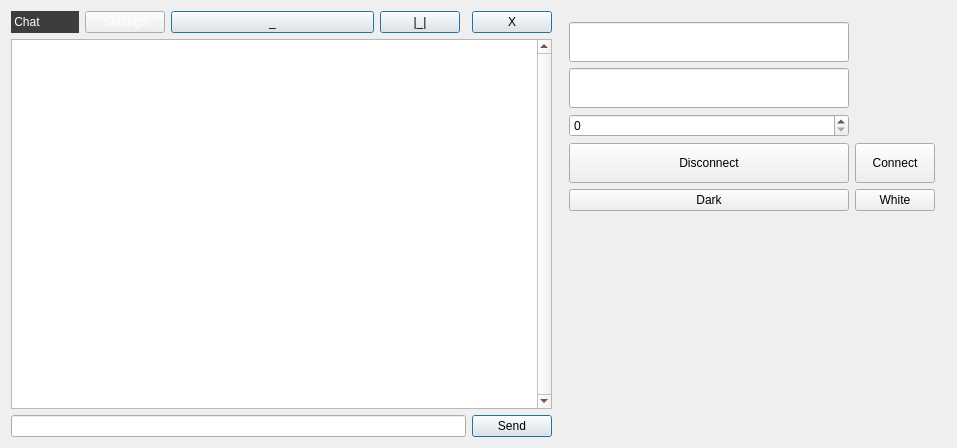
<?xml version="1.0" encoding="UTF-8"?>
<ui version="4.0">
 <class>MainWindow</class>
 <widget class="QMainWindow" name="MainWindow">
  <property name="geometry">
   <rect>
    <x>0</x>
    <y>0</y>
    <width>957</width>
    <height>448</height>
   </rect>
  </property>
  <property name="windowTitle">
   <string>MainWindow</string>
  </property>
  <widget class="QWidget" name="centralWidget">
   <layout class="QGridLayout" name="gridLayout" columnstretch="1,1,3,1,0,0,0">
    <item row="0" column="6" rowspan="3">
     <widget class="QWidget" name="pnlSettings" native="true">
      <layout class="QGridLayout" name="gridLayout_4">
       <item row="4" column="0">
        <widget class="QPushButton" name="Disconnect">
         <property name="minimumSize">
          <size>
           <width>0</width>
           <height>40</height>
          </size>
         </property>
         <property name="text">
          <string>Disconnect</string>
         </property>
        </widget>
       </item>
       <item row="5" column="0">
        <widget class="QPushButton" name="DarkDesign">
         <property name="text">
          <string>Dark</string>
         </property>
        </widget>
       </item>
       <item row="1" column="0">
        <widget class="QLineEdit" name="nameEdit">
         <property name="minimumSize">
          <size>
           <width>280</width>
           <height>40</height>
          </size>
         </property>
         <property name="maximumSize">
          <size>
           <width>16777215</width>
           <height>40</height>
          </size>
         </property>
        </widget>
       </item>
       <item row="2" column="0">
        <widget class="QLineEdit" name="hostEdit">
         <property name="minimumSize">
          <size>
           <width>280</width>
           <height>40</height>
          </size>
         </property>
        </widget>
       </item>
       <item row="4" column="1">
        <widget class="QPushButton" name="connect">
         <property name="minimumSize">
          <size>
           <width>0</width>
           <height>40</height>
          </size>
         </property>
         <property name="text">
          <string>Connect</string>
         </property>
        </widget>
       </item>
       <item row="5" column="1">
        <widget class="QPushButton" name="WhiteDesign">
         <property name="text">
          <string>White</string>
         </property>
        </widget>
       </item>
       <item row="3" column="0">
        <widget class="QSpinBox" name="spinPort"/>
       </item>
       <item row="6" column="0" colspan="2">
        <spacer name="verticalSpacer">
         <property name="orientation">
          <enum>Qt::Vertical</enum>
         </property>
         <property name="sizeHint" stdset="0">
          <size>
           <width>20</width>
           <height>40</height>
          </size>
         </property>
        </spacer>
       </item>
      </layout>
     </widget>
    </item>
    <item row="0" column="2">
     <widget class="QPushButton" name="btn_minimize">
      <property name="styleSheet">
       <string notr="true">font: 14pt &quot;MS Shell Dlg 2&quot;;</string>
      </property>
      <property name="text">
       <string>_</string>
      </property>
      <property name="autoDefault">
       <bool>true</bool>
      </property>
      <property name="default">
       <bool>true</bool>
      </property>
     </widget>
    </item>
    <item row="1" column="0" colspan="6">
     <widget class="QTextEdit" name="messageBoard">
      <property name="minimumSize">
       <size>
        <width>0</width>
        <height>0</height>
       </size>
      </property>
      <property name="maximumSize">
       <size>
        <width>16777215</width>
        <height>16777215</height>
       </size>
      </property>
      <property name="accessibleDescription">
       <string/>
      </property>
      <property name="verticalScrollBarPolicy">
       <enum>Qt::ScrollBarAlwaysOn</enum>
      </property>
      <property name="horizontalScrollBarPolicy">
       <enum>Qt::ScrollBarAlwaysOff</enum>
      </property>
     </widget>
    </item>
    <item row="0" column="3">
     <widget class="QPushButton" name="btn_maximize">
      <property name="styleSheet">
       <string notr="true">font: 14pt &quot;MS Shell Dlg 2&quot;;</string>
      </property>
      <property name="text">
       <string>|_|</string>
      </property>
      <property name="autoDefault">
       <bool>true</bool>
      </property>
      <property name="default">
       <bool>true</bool>
      </property>
     </widget>
    </item>
    <item row="0" column="1">
     <widget class="QPushButton" name="Settings">
      <property name="styleSheet">
       <string notr="true">color: rgb(255, 255, 255);</string>
      </property>
      <property name="text">
       <string>Settings</string>
      </property>
     </widget>
    </item>
    <item row="2" column="5">
     <widget class="QPushButton" name="send">
      <property name="maximumSize">
       <size>
        <width>16777215</width>
        <height>16777215</height>
       </size>
      </property>
      <property name="text">
       <string>Send</string>
      </property>
      <property name="autoDefault">
       <bool>true</bool>
      </property>
      <property name="default">
       <bool>true</bool>
      </property>
     </widget>
    </item>
    <item row="0" column="0">
     <widget class="QLabel" name="label">
      <property name="maximumSize">
       <size>
        <width>16777215</width>
        <height>16777215</height>
       </size>
      </property>
      <property name="styleSheet">
       <string notr="true">background-color: rgb(61, 61, 61);
color: rgb(255, 255, 255);</string>
      </property>
      <property name="text">
       <string> Chat</string>
      </property>
     </widget>
    </item>
    <item row="2" column="0" colspan="5">
     <widget class="QLineEdit" name="messageEdt">
      <property name="maximumSize">
       <size>
        <width>16777215</width>
        <height>16777215</height>
       </size>
      </property>
     </widget>
    </item>
    <item row="0" column="5">
     <widget class="QPushButton" name="btn_close">
      <property name="styleSheet">
       <string notr="true">font: 14pt &quot;MS Shell Dlg 2&quot;;</string>
      </property>
      <property name="text">
       <string>X</string>
      </property>
      <property name="autoDefault">
       <bool>true</bool>
      </property>
      <property name="default">
       <bool>true</bool>
      </property>
     </widget>
    </item>
   </layout>
  </widget>
  <action name="actionNew_connect">
   <property name="text">
    <string>New connect...</string>
   </property>
  </action>
  <action name="actionExit">
   <property name="text">
    <string>Exit</string>
   </property>
  </action>
 </widget>
 <layoutdefault spacing="6" margin="11"/>
 <resources/>
 <connections/>
</ui>
